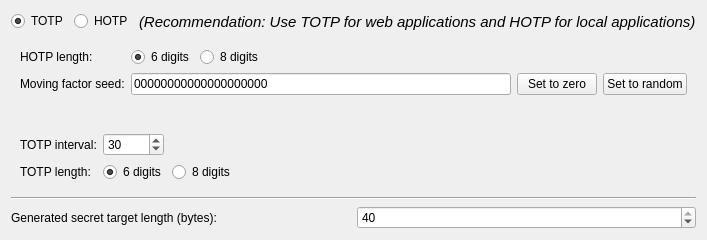
             <widget class="QWidget" name="widget_parameters" native="true">
              <property name="sizePolicy">
               <sizepolicy hsizetype="Fixed" vsizetype="Fixed">
                <horstretch>0</horstretch>
                <verstretch>0</verstretch>
               </sizepolicy>
              </property>
              <property name="minimumSize">
               <size>
                <width>0</width>
                <height>240</height>
               </size>
              </property>
              <property name="maximumSize">
               <size>
                <width>700</width>
                <height>200</height>
               </size>
              </property>
              <property name="autoFillBackground">
               <bool>false</bool>
              </property>
              <layout class="QVBoxLayout" name="verticalLayout_28">
               <item>
                <layout class="QHBoxLayout" name="horizontalLayout_14">
                 <item>
                  <widget class="QRadioButton" name="radioButton_2">
                   <property name="accessibleName">
                    <string>Select slot type: TOTP</string>
                   </property>
                   <property name="accessibleDescription">
                    <string>(Recommendation: Use TOTP for web applications and HOTP for local applications)</string>
                   </property>
                   <property name="text">
                    <string>TOTP</string>
                   </property>
                   <property name="checked">
                    <bool>true</bool>
                   </property>
                  </widget>
                 </item>
                 <item>
                  <widget class="QRadioButton" name="radioButton">
                   <property name="accessibleName">
                    <string>Select slot type: HOTP</string>
                   </property>
                   <property name="accessibleDescription">
                    <string>(Recommendation: Use TOTP for web applications and HOTP for local applications)</string>
                   </property>
                   <property name="text">
                    <string>HOTP</string>
                   </property>
                  </widget>
                 </item>
                 <item>
                  <widget class="QLabel" name="label_25">
                   <property name="font">
                    <font>
                     <pointsize>11</pointsize>
                     <italic>true</italic>
                    </font>
                   </property>
                   <property name="text">
                    <string>(Recommendation: Use TOTP for web applications and HOTP for local applications)</string>
                   </property>
                  </widget>
                 </item>
                 <item>
                  <spacer name="horizontalSpacer_14">
                   <property name="orientation">
                    <enum>Qt::Horizontal</enum>
                   </property>
                   <property name="sizeHint" stdset="0">
                    <size>
                     <width>40</width>
                     <height>20</height>
                    </size>
                   </property>
                  </spacer>
                 </item>
                </layout>
               </item>
               <item>
                <widget class="QFrame" name="frame_hotp">
                 <property name="sizePolicy">
                  <sizepolicy hsizetype="Preferred" vsizetype="Fixed">
                   <horstretch>0</horstretch>
                   <verstretch>0</verstretch>
                  </sizepolicy>
                 </property>
                 <property name="minimumSize">
                  <size>
                   <width>0</width>
                   <height>80</height>
                  </size>
                 </property>
                 <layout class="QFormLayout" name="formLayout_5">
                  <property name="fieldGrowthPolicy">
                   <enum>QFormLayout::AllNonFixedFieldsGrow</enum>
                  </property>
                  <item row="2" column="0">
                   <widget class="QLabel" name="label_5">
                    <property name="text">
                     <string>HOTP length:</string>
                    </property>
                   </widget>
                  </item>
                  <item row="2" column="1">
                   <layout class="QHBoxLayout" name="horizontalLayout_8">
                    <item>
                     <widget class="QRadioButton" name="digits6radioButton">
                      <property name="accessibleName">
                       <string>OTP code length: 6 digits</string>
                      </property>
                      <property name="text">
                       <string>6 digits</string>
                      </property>
                      <property name="checked">
                       <bool>true</bool>
                      </property>
                     </widget>
                    </item>
                    <item>
                     <widget class="QRadioButton" name="digits8radioButton">
                      <property name="accessibleName">
                       <string>OTP code length:  8 digits</string>
                      </property>
                      <property name="text">
                       <string>8 digits</string>
                      </property>
                     </widget>
                    </item>
                    <item>
                     <spacer name="horizontalSpacer_6">
                      <property name="orientation">
                       <enum>Qt::Horizontal</enum>
                      </property>
                      <property name="sizeHint" stdset="0">
                       <size>
                        <width>40</width>
                        <height>20</height>
                       </size>
                      </property>
                     </spacer>
                    </item>
                   </layout>
                  </item>
                  <item row="3" column="0">
                   <widget class="QLabel" name="label_6">
                    <property name="text">
                     <string>Moving factor seed:</string>
                    </property>
                   </widget>
                  </item>
                  <item row="3" column="1">
                   <layout class="QVBoxLayout" name="verticalLayout_5">
                    <item>
                     <layout class="QHBoxLayout" name="horizontalLayout_7">
                      <item>
                       <widget class="QLineEdit" name="counterEdit">
                        <property name="accessibleName">
                         <string>HOTP moving factor seed</string>
                        </property>
                        <property name="inputMask">
                         <string/>
                        </property>
                        <property name="text">
                         <string>00000000000000000000</string>
                        </property>
                        <property name="maxLength">
                         <number>20</number>
                        </property>
                       </widget>
                      </item>
                      <item>
                       <widget class="QPushButton" name="setToZeroButton">
                        <property name="accessibleName">
                         <string>Set HOTP counter to zero</string>
                        </property>
                        <property name="text">
                         <string>Set to zero</string>
                        </property>
                       </widget>
                      </item>
                      <item>
                       <widget class="QPushButton" name="setToRandomButton">
                        <property name="accessibleName">
                         <string>Set HOTP counter to random value</string>
                        </property>
                        <property name="text">
                         <string>Set to random</string>
                        </property>
                       </widget>
                      </item>
                     </layout>
                    </item>
                   </layout>
                  </item>
                  <item row="4" column="1">
                   <spacer name="verticalSpacer_3">
                    <property name="orientation">
                     <enum>Qt::Vertical</enum>
                    </property>
                    <property name="sizeHint" stdset="0">
                     <size>
                      <width>20</width>
                      <height>0</height>
                     </size>
                    </property>
                   </spacer>
                  </item>
                 </layout>
                </widget>
               </item>
               <item>
                <widget class="QFrame" name="frame_totp">
                 <property name="sizePolicy">
                  <sizepolicy hsizetype="Preferred" vsizetype="Fixed">
                   <horstretch>0</horstretch>
                   <verstretch>0</verstretch>
                  </sizepolicy>
                 </property>
                 <property name="frameShape">
                  <enum>QFrame::NoFrame</enum>
                 </property>
                 <property name="frameShadow">
                  <enum>QFrame::Plain</enum>
                 </property>
                 <layout class="QFormLayout" name="formLayout_9">
                  <property name="labelAlignment">
                   <set>Qt::AlignLeading|Qt::AlignLeft|Qt::AlignVCenter</set>
                  </property>
                  <property name="leftMargin">
                   <number>9</number>
                  </property>
                  <property name="topMargin">
                   <number>9</number>
                  </property>
                  <property name="rightMargin">
                   <number>9</number>
                  </property>
                  <property name="bottomMargin">
                   <number>9</number>
                  </property>
                  <item row="0" column="0">
                   <widget class="QLabel" name="intervalLabel">
                    <property name="text">
                     <string>TOTP interval:</string>
                    </property>
                   </widget>
                  </item>
                  <item row="0" column="1">
                   <layout class="QHBoxLayout" name="horizontalLayout_16">
                    <item>
                     <widget class="QSpinBox" name="intervalSpinBox_2">
                      <property name="accessibleName">
                       <string>TOTP interval value</string>
                      </property>
                      <property name="minimum">
                       <number>1</number>
                      </property>
                      <property name="maximum">
                       <number>65536</number>
                      </property>
                      <property name="value">
                       <number>30</number>
                      </property>
                     </widget>
                    </item>
                    <item>
                     <spacer name="horizontalSpacer_11">
                      <property name="orientation">
                       <enum>Qt::Horizontal</enum>
                      </property>
                      <property name="sizeHint" stdset="0">
                       <size>
                        <width>40</width>
                        <height>0</height>
                       </size>
                      </property>
                     </spacer>
                    </item>
                   </layout>
                  </item>
                  <item row="1" column="0">
                   <widget class="QLabel" name="label_54">
                    <property name="text">
                     <string>TOTP length:</string>
                    </property>
                   </widget>
                  </item>
                  <item row="1" column="1">
                   <layout class="QHBoxLayout" name="horizontalLayout_31">
                    <item>
                     <widget class="QRadioButton" name="digits6radioButton_3">
                      <property name="accessibleName">
                       <string>OTP code length: 6 digits</string>
                      </property>
                      <property name="text">
                       <string>6 digits</string>
                      </property>
                      <property name="checked">
                       <bool>true</bool>
                      </property>
                     </widget>
                    </item>
                    <item>
                     <widget class="QRadioButton" name="digits8radioButton_3">
                      <property name="accessibleName">
                       <string>OTP code length:  8 digits</string>
                      </property>
                      <property name="text">
                       <string>8 digits</string>
                      </property>
                     </widget>
                    </item>
                    <item>
                     <spacer name="horizontalSpacer_18">
                      <property name="orientation">
                       <enum>Qt::Horizontal</enum>
                      </property>
                      <property name="sizeHint" stdset="0">
                       <size>
                        <width>40</width>
                        <height>20</height>
                       </size>
                      </property>
                     </spacer>
                    </item>
                   </layout>
                  </item>
                 </layout>
                </widget>
               </item>
               <item>
                <widget class="Line" name="line">
                 <property name="orientation">
                  <enum>Qt::Horizontal</enum>
                 </property>
                </widget>
               </item>
               <item>
                <layout class="QHBoxLayout" name="horizontalLayout_3">
                 <item>
                  <widget class="QLabel" name="label_7">
                   <property name="text">
                    <string>Generated secret target length (bytes):</string>
                   </property>
                  </widget>
                 </item>
                 <item>
                  <widget class="QSpinBox" name="secret_key_generated_len">
                   <property name="accessibleName">
                    <string>TOTP interval value</string>
                   </property>
                   <property name="minimum">
                    <number>10</number>
                   </property>
                   <property name="maximum">
                    <number>40</number>
                   </property>
                   <property name="value">
                    <number>40</number>
                   </property>
                  </widget>
                 </item>
                </layout>
               </item>
              </layout>
             </widget>
